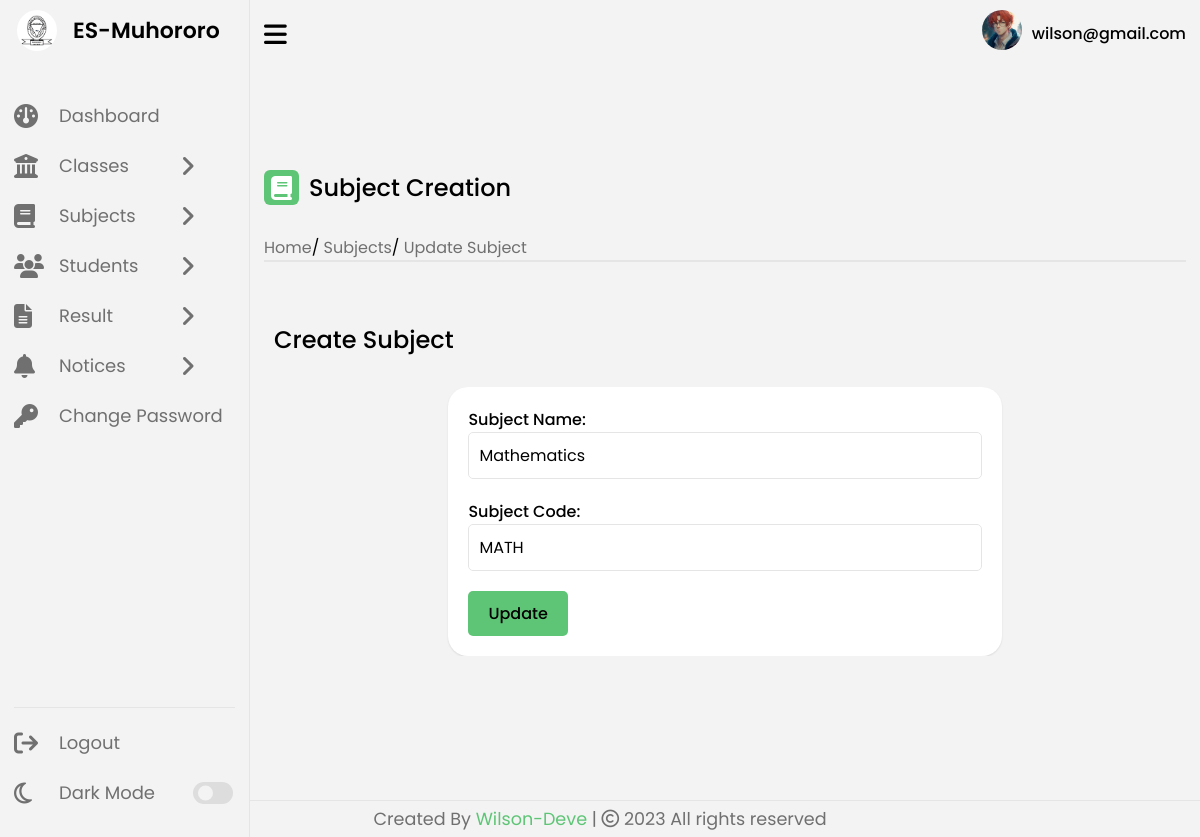
/edit-subject.php?subject_id=2 (signed in), run on the app's committed database.
### tables this page shows
CREATE TABLE `tblusers` (
  `Id` int(11) NOT NULL,
  `UserName` varchar(100) DEFAULT NULL,
  `Password` varchar(100) DEFAULT NULL,
  `updationDate` timestamp NOT NULL DEFAULT current_timestamp() ON UPDATE current_timestamp()
);

CREATE TABLE `tblsubjects` (
  `Id` int(11) NOT NULL,
  `SubjectName` varchar(100) NOT NULL,
  `SubjectCode` varchar(100) DEFAULT NULL,
  `CreationDate` timestamp NULL DEFAULT current_timestamp(),
  `UpdationDate` timestamp NULL DEFAULT NULL
);

### includes/session.php (called while the page is built, shortened)
<?php
   include('config.php');
   $user_check = $_SESSION['login_user'];
   $ses_sql = mysqli_query($con,"select UserName from tblusers where UserName = '$user_check' ");
   $row = mysqli_fetch_array($ses_sql,MYSQLI_ASSOC);
   $login_session = $row['UserName'];
?>

### edit-subject.php (the view, shortened to what this page needs)
<?php
    include('includes/session.php');
    include('includes/sidebar.php');
    if (isset($_GET['subject_id'])) {
        $subjectId = $_GET['subject_id'];
        $sql = "SELECT *, DATE_FORMAT(UpdationDate, '%Y-%m-%d %H:%i:%s') AS FormattedUpdationDate FROM tblsubjects WHERE Id = ?";
        $stmt = $con->prepare($sql);
        if ($stmt) {
            $stmt->bind_param("i", $subjectId);
            if ($stmt->execute()) {
                $result = $stmt->get_result();
                $classData = $result->fetch_assoc();
            } else {
                $errorMessage = "database error";
            }
        }
    }
?>
    <section class="dashboard">
    <?php include('includes/topbar.php');?>
        <div class="dash-content">
            <div class="overview">
                <div class="title">
                    <i class="fa fa-book"></i>
                    <span class="text">Subject Creation</span>
                </div>
                <div class="link-menu">
                    <div class="link-item">
                        <ul>
                            <li><i class="uil uil-estate"></i><a href="dashboard.php">Home</a></li>/
                            <li><a href="#">Subjects</a></li>/
                            <li><a href="#">Update Subject</a></li>
                        </ul>
                    </div>
                </div>
            <div class="activity">
                <div class="title">
                    <span class="text">Create Subject</span>
                </div>
                <div class="activity-data">
                    <div class="form-box">
                        <form class="data-form" action="" method="post">
                            <label for="">Subject Name:</label><br>
                            <input type="text" id="default" name="subjectname" value="<?php echo $classData['SubjectName']; ?>" required><br>
                            <label for="">Subject Code:</label><br>
                            <input type="text" id="default" name="subjectcode" value="<?php echo $classData['SubjectCode']; ?>" required><br>
                            <button type="submit" class="btn" name="update">Update</button>
                        </form>
                    </div>
                </div>
            </div>
        </div>
    </section>
    <?php include('includes/footer.php');?>
</body>
</html>

### includes/topbar.php (shortened to what this page needs)
<div class="top">
            <i class="fa fa-bars sidebar-toggle"></i>
            <div class="profile-info">
                <div class="profile-photo-container">
                    <a href="#" id="lightbox-trigger">
                        <img src="img/anim4.jpg" alt="">
                    </a>
                </div>
                <span class="user-name"><?php echo $login_session; ?></span>
            </div>
        </div>

### css/dashboard.css (style rules this page uses)
* { margin: 0; padding: 0; box-sizing: border-box; font-family: 'Poppins', sans-serif; }
:root { --primary-color: #5ec576; --panel-color: #f3f3f3; --text-color: #000; --black-light-color: #707070; --border-color: #e6e5e5; --toggle-color: #DDD; --box1-color: #fff; --box2-color: #FFE6AC; --box3-color: #E7D1FC; --box4-color: #4DA3FF; --title-icon-color: #fff; --tran-05: all 0.5s ease; --tran-03: all 0.3s ease; --tran-03: all 0.2s ease; }
body { min-height: 100vh; background-color: var(--panel-color); }
.dashboard { position: relative; left: 250px; background-color: var(--panel-color); min-height: 100vh; width: calc(100% - 250px); padding: 10px 14px; transition: var(--tran-05); }
.dashboard .top { position: fixed; top: 0; left: 250px; display: flex; width: calc(100% - 250px); justify-content: space-between; align-items: center; padding: 10px 14px; background-color: var(--panel-color); transition: var(--tran-05); }
.dashboard .top .sidebar-toggle { font-size: 26px; color: var(--text-color); cursor: pointer; }
.dashboard .top .profile-info { display: flex; align-items: center; }
.dashboard .top .profile-info img { width: 40px; height: 40px; border-radius: 50%; margin-right: 10px; }
.dashboard .top .user-name { font-size: 16px; font-weight: 500; color: var(--text-color); }
.dashboard .dash-content { padding-top: 100px; height: 100%; }
.dash-content .title { display: flex; align-items: center; margin: 60px 0 30px 0; }
.dash-content .title i, .activity-data tr td i { position: relative; height: 35px; width: 35px; background-color: var(--primary-color); border-radius: 6px; color: var(--title-icon-color); display: flex; align-items: center; justify-content: center; font-size: 24px; }
.dash-content .title .text { font-size: 24px; font-weight: 500; color: var(--text-color); margin-left: 10px; }
.dash-content .activity .activity-data { display: flex; justify-content: space-between; align-items: center; width: 100%; }
.activity-data { overflow-x: auto; }
.form-box { background-color: var(--box1-color); border-radius: 20px; padding: 20px; box-shadow: 0 1px 2px rgba(0, 0, 0, 0.1); width: 60%; margin-top: 50px; margin: 0 auto; max-height: calc(100vh - 100px); overflow: auto; }
.data-form label { font-size: 16px; font-weight: 500; color: var(--text-color); margin-bottom: 5px; }
.data-form input, .data-form select, .data-form textarea { padding: 10px; left: 0; width: 100%; outline: none; border: 1px solid var(--border-color); border-radius: 5px; font-size: 16px; font-weight: 400; color: var(--text-color); margin-bottom: 20px; background-color: var(--box1-color); transition: var(--tran-03); }
.data-form button { padding: 10px 20px; border: none; border-radius: 5px; background-color: var(--primary-color); color: var(--text-color); font-size: 16px; font-weight: 500; cursor: pointer; transition: var(--tran-03); }
.link-menu .link-item { border-bottom: 2px solid var(--border-color); }
.link-menu .link-item ul { list-style: none; }
.link-menu .link-item ul li { display: inline; }
.link-menu .link-item ul li a { text-decoration: none; color: var(--black-light-color); }

### data on the page
tblusers: UserName "wilson@gmail.com"
tblsubjects: subjectname "Mathematics", subjectcode "MATH"
